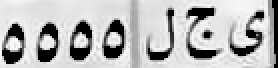
#> input picture src/image_1.png, 139 x 34 px (shown 2 times larger)
$ jupyter execute --allow-errors main.ipynb   (older library calls are emulated)
#> lines starting #> are read from the running program, lines starting #| are printed output that depends on the picture
### src/debug_logger/debug_logger.py
import logging, sys


class DebugLogger(logging.Logger):
    def __init__(
        self, name: str = None, level: int = logging.DEBUG, log_file_name=None
    ):
        super().__init__(name, level)

        fmt = "%(asctime)s %(filename)-10s %(levelname)-3s: %(message)s"
        fmt_date = "%T"
        formatter = logging.Formatter(fmt=fmt, datefmt=fmt_date)

        console_handler = logging.StreamHandler(sys.stdout)
        console_handler.setLevel(level)
        console_handler.setFormatter(formatter)
        # Set the logging format with colors
        logging.addLevelName(
            logging.WARNING,
            "\033[1;31m%s\033[1;0m" % logging.getLevelName(logging.WARNING),
        )
        logging.addLevelName(
            logging.ERROR, "\033[1;41m%s\033[1;0m" % logging.getLevelName(logging.ERROR)
        )
        # Add the handlers to the logger
        self.addHandler(console_handler)

        # Optionally, add a file handler
        if log_file_name:
            file_handler = logging.FileHandler(log_file_name)
            file_handler.setLevel(level)
            file_handler.setFormatter(formatter)
            self.addHandler(file_handler)

### src/main.ipynb
[cell 1]
import json
from dataclasses import dataclass
from typing import Literal

import cv2
import numpy as np

from debug_logger.debug_logger import DebugLogger
from plate_extraction.plate_extraction import (
    area_AR_get_candidate_contours,
    area_binary_thresh_get_candidate_contours,
    extract_color_region,
    get_contours,
    hog_method_plate_detection,
)
from preprocessing.preprocessing import normalize_edges
from utils.utils import draw_contours
from utils.utils import plot_side_by_side_images as plot_images

logger = DebugLogger(name="logger")


@dataclass
class LPE_Config(object):
    bilateral_filter: dict
    histogram_equalization: dict
    disk_kernel_radius: int
    rect1_kernel_size: list
    rect2_kernel_size: list
    rect3_kernel_size: list
    rect4_kernel_size: list
    square_kernel_size: int
    sobel_kernel_size: int

    @staticmethod
    def load_from_json(filename):
#> called with filename = './config/lpe_config.json'
        with open(filename) as config_file:
#> (reads src/config/lpe_config.json from the repository)
            config_data = json.load(config_file)
            return LPE_Config(**config_data)

    def __str__(self) -> str:
        return str(self.__dict__)


class LicensePlateExtractor:
    reference_features = None
    rectKern, rectKern2, rectKern3, rectKern4, squareKern = None, None, None, None, None
    config: LPE_Config = None
    colors = {
        "Private|ملاكي": (44, 112, 170),
        "Diplomatic|دبلوماسي": (81, 163, 71),
        "Taxi|تاكسي": (228, 107, 46),
        "Customs|جمركي": (247, 192, 75),
        "Bus|باص": (188, 188, 188),
        "Transport|نقل": (190, 31, 43),
        "Commercial|تجاري": (196, 169, 125),
    }

    @staticmethod
    def load_config(config_path="./config/lpe_config.json"):
        """
        Load the configuration file and initialize the LicensePlateExtractor class.

        :param config_path: (str) Path to the configuration file. Default is "./config/lpe_config.json".
        """
        LicensePlateExtractor.__read_config(config_path)
        reference_object = cv2.imread("./image_1.png")
#> reference_object is the input picture: shape (34, 139, 3); min 0, max 249, mean 182.1
        reference_gray = cv2.cvtColor(reference_object, cv2.COLOR_BGR2GRAY)
        reference_gray = cv2.resize(reference_gray, (128, 128))
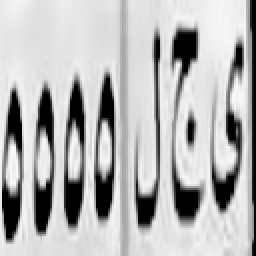
#> reference_gray: shape (128, 128) (shown 2 times larger); min 0, max 249, mean 182.1
        hog = cv2.HOGDescriptor()
        LicensePlateExtractor.reference_features = hog.compute(reference_gray)

    @staticmethod
    def __read_config(path):
        """
        Reads the preprocess configuration from the specified path.

        Parameters:
            path (str): The path to the preprocess configuration file.

        Returns:
            None
        """
        logger.info(f"Reading preprocess config from: {path}")
        LicensePlateExtractor.config = LPE_Config.load_from_json(path)
        config = LicensePlateExtractor.config
        logger.info(f"Preprocess config: {config}")
        LicensePlateExtractor.rectKern = cv2.getStructuringElement(
            cv2.MORPH_RECT,
            (
                config.rect1_kernel_size[0],
                config.rect1_kernel_size[1],
            ),
        )
        LicensePlateExtractor.rectKern2 = cv2.getStructuringElement(
            cv2.MORPH_RECT,
            (
                config.rect2_kernel_size[0],
                config.rect2_kernel_size[1],
            ),
        )
        LicensePlateExtractor.rectKern3 = cv2.getStructuringElement(
            cv2.MORPH_RECT,
            (config.rect3_kernel_size[0], config.rect3_kernel_size[1]),
        )
        LicensePlateExtractor.rectKern4 = cv2.getStructuringElement(
            cv2.MORPH_RECT,
            (config.rect4_kernel_size[0], config.rect4_kernel_size[1]),
        )
        LicensePlateExtractor.squareKern = cv2.getStructuringElement(
            cv2.MORPH_RECT,
            (config.square_kernel_size, config.square_kernel_size),
        )

    @staticmethod
    def preprocess_image(image_path):
        """
        Preprocesses an image by applying various image processing techniques.

        Args:
            image_path (str): The path to the image file.

        Returns:
            tuple: A tuple containing the preprocessed image, grayscale image before histogram equalization,
            grayscale image after histogram equalization, and the opened image.
        """
        image_path = image_path
        image = cv2.imread(image_path)
        if image is None:
            logger.error(f"Could not load image: {image_path}")
        config = LicensePlateExtractor.config
        d = config.bilateral_filter["d"]
        sigmaColor = config.bilateral_filter["sigmaColor"]
        sigmaSpace = config.bilateral_filter["sigmaSpace"]
        clipLimit = config.histogram_equalization["clipLimit"]
        tileGridSize = config.histogram_equalization["tileGridSize"]
        radius = config.disk_kernel_radius

        image = cv2.bilateralFilter(image, d, sigmaColor, sigmaSpace)
        gray_1 = cv2.cvtColor(image, cv2.COLOR_BGR2GRAY)
        clahe = cv2.createCLAHE(clipLimit=clipLimit, tileGridSize=tileGridSize)
        gray = clahe.apply(gray_1)
        disk_kernel = cv2.getStructuringElement(
            cv2.MORPH_ELLIPSE, (2 * radius + 1, 2 * radius + 1), (radius, radius)
        )
        opened_image = cv2.morphologyEx(gray, cv2.MORPH_OPEN, disk_kernel)
        return image, gray_1, gray, opened_image

    @staticmethod
    def extract_plate(
        image_path, detection_method: Literal["perfectAR", "hog"] = "hog"
    ):
        """
        Extracts the license plate from an image.

        Parameters:
            image_path (str): The path to the image file.
            detection_method (Literal["perfectAR", "hog"], optional): The detection method to use. Defaults to "hog".
        Returns:
            tuple: A tuple containing the following elements:
                - image (numpy.ndarray): The original image.
                - candidates (list): A list of candidate license plates.
                    Each candidate is represented as a tuple containing the following elements:
                    - candidate (numpy.ndarray): The candidate license plate image.
                    - dist (float): The distance of the candidate from the reference features.
                    - index (int): The index of the candidate.
                    - box (int,int,int,int): The bounding box of the candidate.
                - annotated_image (numpy.ndarray): The original image with annotated license plate candidates.
        """
        image, gray_1, gray, opened_image = LicensePlateExtractor.preprocess_image(
            image_path
        )

        rectKern = LicensePlateExtractor.rectKern
        rectKern2 = LicensePlateExtractor.rectKern2
        rectKern3 = LicensePlateExtractor.rectKern3
        rectKern4 = LicensePlateExtractor.rectKern4
        squareKern = LicensePlateExtractor.squareKern

        """perform a blackhat morphological operation to reveal dark characters (letters, digits, and symbols)
        against light backgrounds (the license plate itself)"""
        blackhat = cv2.morphologyEx(gray, cv2.MORPH_BLACKHAT, rectKern)
        plot_images(gray_1, blackhat, "gray", "blackhat")

        """ find regions in the image that are light and may contain license plate characters
        find regions in the image that are light and may contain license plate characters """
        light = cv2.morphologyEx(gray_1, cv2.MORPH_CLOSE, squareKern)

        plot_images(gray, light, "gray", "light regions")
        light = cv2.threshold(light, 0, 255, cv2.THRESH_OTSU + cv2.THRESH_BINARY)[1]

        plot_images(gray, light, "gray", "white in image")

        """ detect edges in the image and emphasize the boundaries of
        the characters in the license plate"""
        gradX = cv2.Sobel(
            blackhat,
            cv2.CV_32F,
            1,
            0,
            ksize=LicensePlateExtractor.config.sobel_kernel_size,
        )
        gradX = normalize_edges(gradX)
        plot_images(gray, gradX, "gray", " x-axis edges")

        """smooth to group the regions that may contain boundaries to license plate characters"""
        gradXX = cv2.bitwise_and(gradX, light, mask=light)

        gradX = cv2.GaussianBlur(gradX, (9, 9), 2)

        gradX = cv2.morphologyEx(gradXX, cv2.MORPH_CLOSE, rectKern2)
        plot_images(gray, gradX, "gray", "edges closging")

        thresh = cv2.threshold(gradX, 40, 255, cv2.THRESH_BINARY)[1]

        plot_images(gray, thresh, "gray", "thresholded")

        """ there are many other large white regions as well
            perform a series of erosions and dilations in an attempt to denoise
        """

        thresh = cv2.morphologyEx(thresh, cv2.MORPH_OPEN, rectKern3)
        plot_images(gray, thresh, "gray", "thresholded after erode dilate and masking")

        """
        light image serves as our mask for a bitwise-AND between the thresholded result and
        the light regions of the image to reveal the license plate candidates.
        follow with a couple of dilations and an erosion
        to fill holes and clean up the image
        """
        thresh = cv2.bitwise_and(thresh, thresh, mask=light)
        plot_images(gray, thresh, "gray", "thresholded after erode dilate and masking")

        # thresh = cv2.dilate(thresh,cv2.getStructuringElement(cv2.MORPH_DILATE, (7, 6)), iterations=1)
        # thresh = cv2.erode(thresh,cv2.getStructuringElement(cv2.MORPH_RECT, (8, 5)), iterations=1)
        thresh = cv2.morphologyEx(thresh, cv2.MORPH_CLOSE, rectKern4)

        plot_images(gray, thresh, "gray", "After anding with light and closing")

        """
        show me all contours
        """
        all_Contours = draw_contours(thresh.copy(), image.copy())

        plot_images(image, all_Contours, "image", "all contours")

        # TODO top K contours as option/config
        contours = get_contours(thresh.copy(), sort_fn=cv2.contourArea, top=20)

        # TODO contour and plate detection method
        # if detection_method == "perfectAR"
        # elif detection_method == "hog"
        images_set = area_binary_thresh_get_candidate_contours(contours, image, gray)
        candidates = hog_method_plate_detection(
            images_set, LicensePlateExtractor.reference_features
        )

        for candidate, _, _, _ in candidates:
            plot_images(gray, candidate)
        # Annotate
        annotated_image = image.copy()
        i = 0
        for _, dist, _, (box) in candidates:
            (x, y, w, h) = box
            annotated_image = cv2.rectangle(
                annotated_image, (x, y), (x + w, y + h), (0, 255, 0), 2
            )
            # Annotate text above rectangle
            annotated_image = cv2.putText(
                annotated_image,
                "Distance: {}, index: {}".format(round(dist, 2), i),
                (x, y - 10),
                cv2.FONT_HERSHEY_SIMPLEX,
                0.9,
                (255, 1, 0),
                2,
            )
            i += 1
        # plot_images(image, annotated_image)
        return image, candidates, annotated_image

    @staticmethod
    def extract_type(original_image, x, y, w, h):
        """
        Extracts the type of a license plate from an image.

        Args:
            original_image (numpy.ndarray): The original image containing the license plate.
            x (int): The x-coordinate of the top-left corner of the license plate region.
            y (int): The y-coordinate of the top-left corner of the license plate region.
            w (int): The width of the license plate region.
            h (int): The height of the license plate region.

        Returns:
            str: The extracted type of the license plate.

        """
        plate_color = extract_color_region(original_image, x, y, w, h)
        # Measure distance to colors
        distances = {}
        for color_name, color_values in LicensePlateExtractor.colors.items():
            distances[color_name] = np.linalg.norm(
                np.array(color_values) - np.array(plate_color)
            )
        logger.info(distances)
        # Find closest color
        closest_name = min(distances, key=distances.get)
        logger.info(f"Classified plate as: {closest_name}")
        return closest_name

    @staticmethod
    def get_plate_number(image):
        # TODO get plate number
        pass

    @staticmethod
    def get_plate_region(image):
        # TODO get plate region
        pass


LicensePlateExtractor.load_config()

#> (the rest of this cell did not finish here and is left out)
